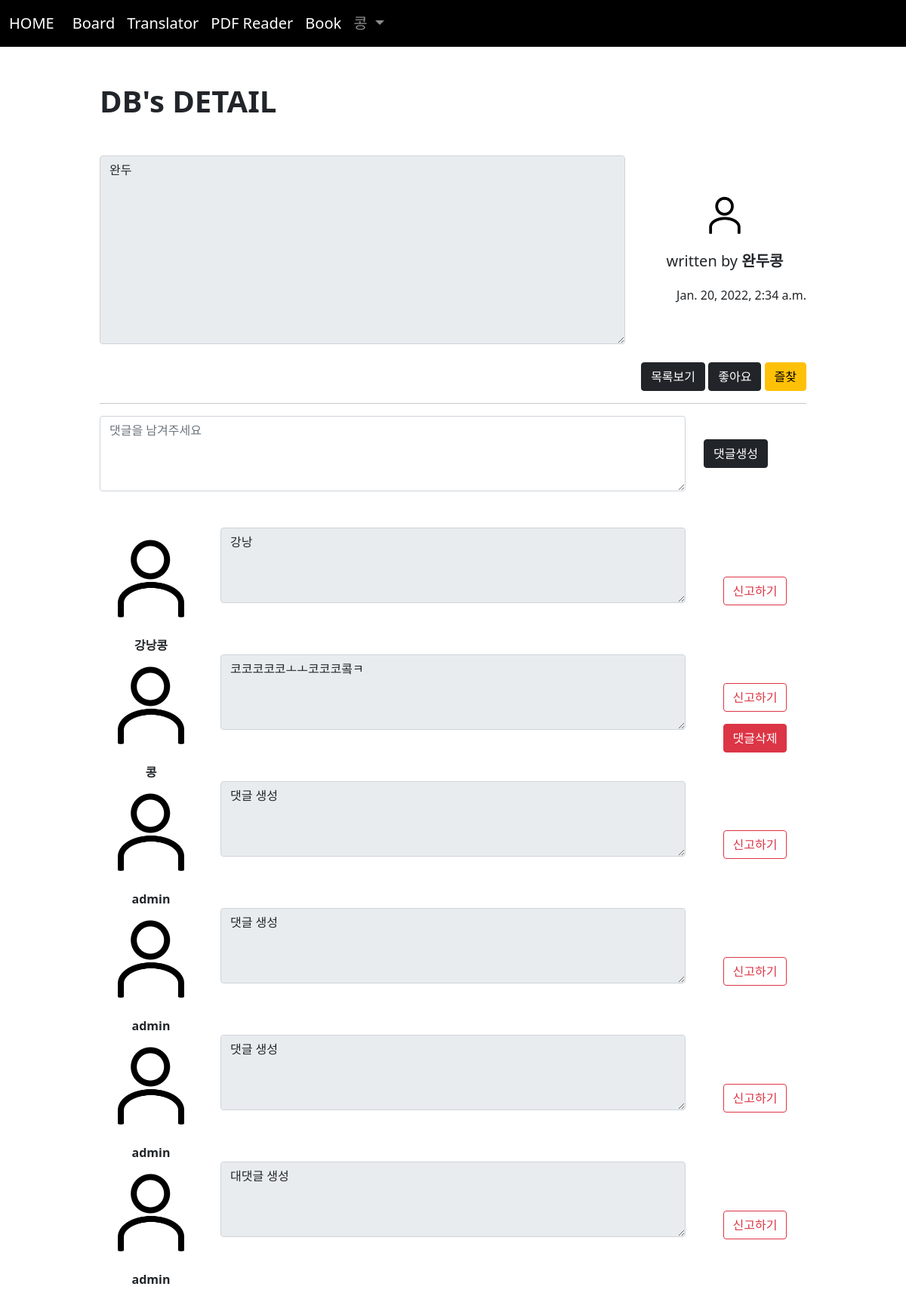
Screenshot of /board/detail/2 (signed in) with the database file from the repository.
### acc/models.py (models this page shows)
class User(AbstractUser):
    comment=models.TextField()
    age=models.IntegerField(default=0)
    point=models.IntegerField(default=0)
    pic=models.ImageField(upload_to='acc/%y/%m')
    def getpic(self):
        if self.pic:
            return self.pic.url
        return "/media/noimage.png"

### board/models.py (models this page shows, shortened)
class Board(models.Model):
    subject=models.CharField(max_length=200)
    writer=models.ForeignKey(User, on_delete=models.CASCADE, related_name="writer")
    content=models.TextField()
    likey=models.ManyToManyField(User, blank=True, related_name='likey')
    pubdate=models.DateTimeField()

class Reply(models.Model):
    b=models.ForeignKey(Board, on_delete=models.CASCADE)
    replyer=models.ForeignKey(User, on_delete=models.CASCADE)
    comment=models.TextField()
    pubdate=models.DateTimeField()
    def summary(self):
        if len(self.comment) > 200 :
            return f"{self.comment[:200]} ..."
        return self.comment

### board/views.py (the view)
# urls.py: path('detail/<bpk>', views.detail, name="detail"),
def detail(request, bpk):
    b = Board.objects.get(id=bpk)
    r = b.reply_set.all()
    context = {
        'b' : b,
        'rlist' : r
    }
    return render(request, "board/detail.html", context)

### template/board/detail.html (shortened to what this page needs)
{% extends 'base.html' %}
{% block con %}
    <div class="container mt-5 mb-5" style="width:80%;">
        <h1><b>{{ b.subject }}'s DETAIL</b></h1>
        <div class="row mt-5">
            <div class="col-lg-9">
                <textarea class="form-control" style="height:250px;" disabled>{{ b.content }}</textarea>
            </div>
            <div class="col-lg-3 text-center" style="margin:auto;">
                <img src="{{ b.writer.getpic }}" width="30%">
                <h5 class="mt-3">written by <b>{{ b.writer }}</b></h5>
                <div class="text-end mt-4">
                    <h6>{{ b.pubdate }}</h6>
                </div>
            </div>
        </div>
        <div class="text-end mt-4">
            <a href="{% url 'board:index' %}" class="btn btn-dark">목록보기</a>
            {% if not  request.user in b.likey.all %}
                <a href="{% url 'board:likey' b.id %}" class="btn btn-dark">좋아요</a>
            {% else %}
                <a href="{% url 'board:unlikey' b.id %}" class="btn btn-outline-danger">좋아요 취소</a>
            {% endif %}
            <button type="button" class="btn btn-warning" data-bs-toggle="modal" data-bs-target="#exampleModal1">
                즐찾
            </button>
        </div>
        <hr>
        <form method="post" action="{% url 'board:creply' b.id %}">
            <div class="row">
                <div class="col-lg-10">
                    <textarea class="form-control" style="height: 100px;" placeholder="댓글을 남겨주세요" name="com"></textarea>
                </div>
                <div class='col-lg-2' style="margin: auto;">
                    <button class="btn btn-dark">댓글생성</button>
                </div>
            </div>
        </form>
        <div class="row mt-5">
            {% if rlist %}
                {% for i in rlist %}
                <div class='col-lg-2'>
                    <img src="{{ i.replyer.getpic }}" width="100%">
                    <div class="text-center mt-2">
                        <b>{{ i.replyer }}</b>
                    </div>
                </div>
                <div class='col-lg-8'>
                    <textarea class="form-control" style="height: 100px;" disabled>{{ i.comment}}</textarea>
                </div>
                <div class='col-lg-2 text-center' style="margin: auto;">
                    <button class="btn btn-outline-danger">신고하기</button><br>
                    {% if i.replyer == user %}
                    <a href="{% url 'board:dreply' b.id i.id %}"><button class="btn btn-danger mt-3">댓글삭제</button></a>
                    {% endif %}
                </div>
                {% endfor %}
            {% else %}
                <div class="text-center">
                    <b>첫번째 댓글을 남겨주세요!</b>
                </div>
            {% endif %}
        </div>
    </div>
{% endblock %}

### template/base.html (shortened to what this page needs)
<!doctype html>
<html lang="en">
    <head>
        <link href="https://cdn.jsdelivr.net/npm/bootstrap@5.1.3/dist/css/bootstrap.min.css" rel="stylesheet">
    </head>
    <body>
        {% if user.is_authenticated %}
        <nav class="navbar navbar-expand-lg navbar-dark" style="background-color: rgb(0, 0, 0); font-size: 20px;">
            <div class="container-fluid">
                <a class="navbar-brand" href="{% url 'acc:index' %}">HOME</a>
                <div class="collapse navbar-collapse" id="navbarSupportedContent">
                    <ul class="navbar-nav me-auto mb-2 mb-lg-0">
                        <li class="nav-item">
                            <a class="nav-link active" aria-current="page" href="{% url 'board:index' %}">Board</a>
                        </li>
                        <li class="nav-item">
                            <a class="nav-link active" aria-current="page" href="{% url 'trans:translator' %}">Translator</a>
                        </li>
                        <li class="nav-item">
                            <a class="nav-link active" aria-current="page" href="{% url 'pdfread:pdfreader' %}">PDF Reader</a>
                        </li>
                        <li class="nav-item">
                            <a class="nav-link active" aria-current="page" href="{% url 'book:index' %}">Book</a>
                        </li>
                        <li class="nav-item dropdown">
                            <a class="nav-link dropdown-toggle" href="#" id="navbarDropdown" role="button" data-bs-toggle="dropdown" aria-expanded="false">
                                {{ user.username }}
                            </a>
                        </li>
                    </div>
                </div>
            </nav>
            {% block con %}
            {% endblock %}
        {% endif %}
    </body>
</html>

### rows the page displays
User: username "콩"
Board: subject "DB", content "완두", writer "완두콩", pubdate "Jan. 20, 2022, 2:34 a.m."
Reply: replyer "강낭콩", comment "강낭"
Reply: replyer "콩", comment "코코코코코ㅗㅗ코코코콬ㅋ", shows "댓글삭제"
Reply: replyer "admin", comment "댓글 생성"
Reply: replyer "admin", comment "댓글 생성"
Reply: replyer "admin", comment "댓글 생성"
Reply: replyer "admin", comment "대댓글 생성"
